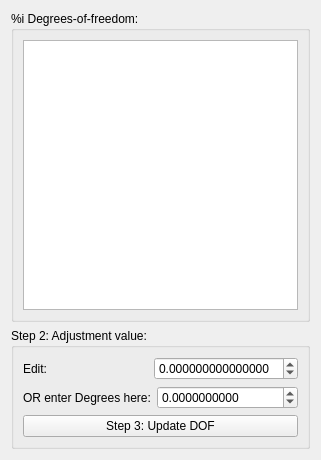
<?xml version="1.0" encoding="UTF-8"?>
<ui version="4.0">
 <class>Form</class>
 <widget class="QWidget" name="Form">
  <property name="geometry">
   <rect>
    <x>0</x>
    <y>0</y>
    <width>301</width>
    <height>460</height>
   </rect>
  </property>
  <property name="windowTitle">
   <string>DOF animation</string>
  </property>
  <layout class="QVBoxLayout" name="verticalLayout_3">
   <item>
    <widget class="QGroupBox" name="groupBox_DOF">
     <property name="sizePolicy">
      <sizepolicy hsizetype="Preferred" vsizetype="Preferred">
       <horstretch>0</horstretch>
       <verstretch>0</verstretch>
      </sizepolicy>
     </property>
     <property name="title">
      <string>%i Degrees-of-freedom:</string>
     </property>
     <layout class="QVBoxLayout" name="verticalLayout">
      <item>
       <widget class="QListWidget" name="listWidget_DOF">
        <property name="selectionMode">
         <enum>QAbstractItemView::SingleSelection</enum>
        </property>
       </widget>
      </item>
     </layout>
    </widget>
   </item>
   <item>
    <widget class="QGroupBox" name="groupBox_2">
     <property name="sizePolicy">
      <sizepolicy hsizetype="Preferred" vsizetype="Preferred">
       <horstretch>0</horstretch>
       <verstretch>0</verstretch>
      </sizepolicy>
     </property>
     <property name="title">
      <string>Step 2: Adjustment value:</string>
     </property>
     <layout class="QVBoxLayout" name="verticalLayout_2">
      <item>
       <layout class="QHBoxLayout" name="horizontalLayout_2">
        <item>
         <widget class="QLabel" name="label_2">
          <property name="text">
           <string>Edit:</string>
          </property>
         </widget>
        </item>
        <item>
         <spacer name="horizontalSpacer_2">
          <property name="orientation">
           <enum>Qt::Horizontal</enum>
          </property>
          <property name="sizeHint" stdset="0">
           <size>
            <width>40</width>
            <height>20</height>
           </size>
          </property>
         </spacer>
        </item>
        <item>
         <widget class="QDoubleSpinBox" name="doubleSpinBox_editVal">
          <property name="decimals">
           <number>15</number>
          </property>
          <property name="minimum">
           <double>-9999999999999999</double>
          </property>
          <property name="maximum">
           <double>9999999999999999</double>
          </property>
          <property name="value">
           <double>0.00</double>
          </property>
         </widget>
        </item>
       </layout>
      </item>
      <item>
       <layout class="QHBoxLayout" name="horizontalLayout_3">
        <item>
         <widget class="QLabel" name="label_3">
          <property name="text">
           <string>OR enter Degrees here:</string>
          </property>
         </widget>
        </item>
        <item>
         <spacer name="horizontalSpacer_3">
          <property name="orientation">
           <enum>Qt::Horizontal</enum>
          </property>
          <property name="sizeHint" stdset="0">
           <size>
            <width>40</width>
            <height>20</height>
           </size>
          </property>
         </spacer>
        </item>
        <item>
         <widget class="QDoubleSpinBox" name="doubleSpinBox_degRad">
          <property name="decimals">
           <number>10</number>
          </property>
          <property name="minimum">
           <double>-100000000000</double>
          </property>
          <property name="maximum">
           <double>100000000000</double>
          </property>
          <property name="value">
           <double>0.00</double>
          </property>
         </widget>
        </item>
       </layout>
      </item>
      <item>
       <widget class="QPushButton" name="pushButton_update_dof">
        <property name="text">
         <string>Step 3: Update DOF</string>
        </property>
       </widget>
      </item>
     </layout>
    </widget>
   </item>
  </layout>
 </widget>
 <resources/>
 <connections/>
</ui>
